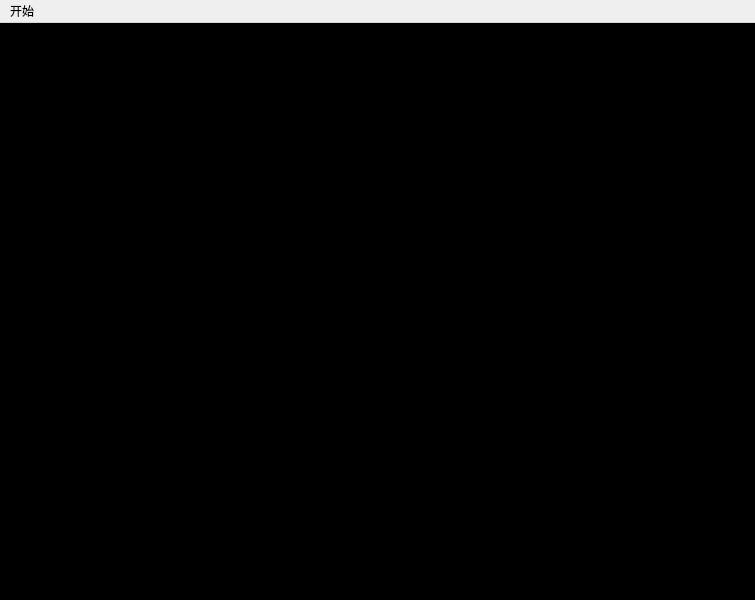
<?xml version="1.0" encoding="UTF-8"?>
<ui version="4.0">
 <class>Beginning</class>
 <widget class="QMainWindow" name="Beginning">
  <property name="geometry">
   <rect>
    <x>0</x>
    <y>0</y>
    <width>755</width>
    <height>600</height>
   </rect>
  </property>
  <property name="windowTitle">
   <string>Beginning</string>
  </property>
  <widget class="QWidget" name="centralwidget">
   <property name="styleSheet">
    <string notr="true">background-color: rgb(0, 0, 0);</string>
   </property>
   <widget class="QLabel" name="label">
    <property name="geometry">
     <rect>
      <x>0</x>
      <y>-10</y>
      <width>612</width>
      <height>527</height>
     </rect>
    </property>
    <property name="text">
     <string>&lt;html&gt;&lt;head/&gt;&lt;body&gt;&lt;p&gt;&lt;img src=&quot;:/Titles/bg.png&quot;/&gt;&lt;/p&gt;&lt;/body&gt;&lt;/html&gt;</string>
    </property>
   </widget>
  </widget>
  <widget class="QMenuBar" name="menubar">
   <property name="geometry">
    <rect>
     <x>0</x>
     <y>0</y>
     <width>755</width>
     <height>26</height>
    </rect>
   </property>
   <property name="styleSheet">
    <string notr="true"/>
   </property>
   <property name="nativeMenuBar">
    <bool>true</bool>
   </property>
   <widget class="QMenu" name="menu">
    <property name="title">
     <string>开始</string>
    </property>
    <addaction name="actionquit"/>
   </widget>
   <addaction name="menu"/>
  </widget>
  <action name="actionquit">
   <property name="text">
    <string>退出</string>
   </property>
  </action>
 </widget>
 <resources/>
 <connections/>
</ui>
